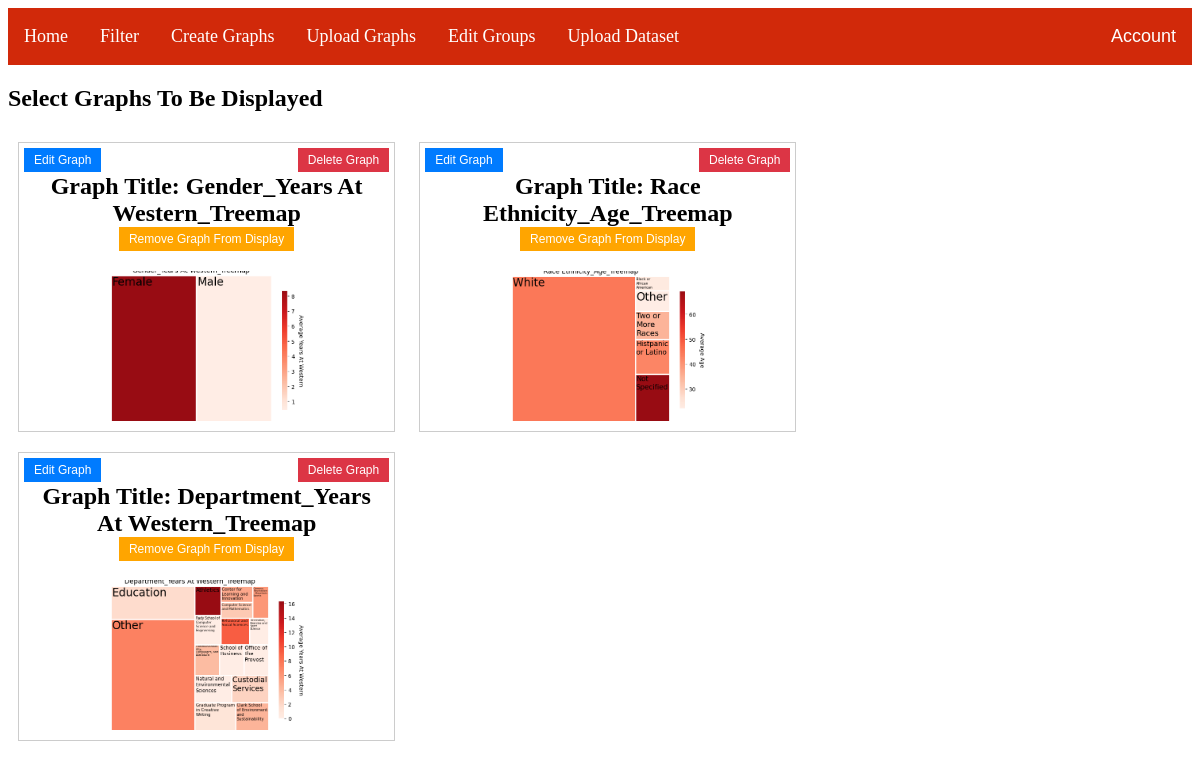
The page /uploadGraphs (signed in) on the database its author committed.
### main.py (models this page shows)
class Graphs(db.Model):
    id = db.Column(db.Integer, primary_key=True)
    path = db.Column(db.String(100), nullable=False)
    title = db.Column(db.String(50), nullable=False)
    description = db.Column(db.String(250), nullable=True)
    type = db.Column(db.String(20))
    useQuantity = db.Column(db.Boolean, default=False)
    currently_displayed = db.Column(db.Boolean, default=False, nullable=False)
    group_id = db.Column(db.Integer, db.ForeignKey('graphgroup.id'), nullable=True)

### main.py (the view)
@app.route("/uploadGraphs", methods=['GET', 'POST'])
@login_required
def selectGraphsForDashboard():
    graphs = Graphs.query.all()
    return render_template('uploadGraphs.html', graphs=graphs)

### main.py (called while the page is built)
@login_manager.user_loader
def load_user(uid):
    return User.query.get(uid)

### templates/uploadGraphs.html (shortened to what this page needs)
{% extends 'base.html' %}
{% block content %}
<head>
</head>
<body>
<h2>Select Graphs To Be Displayed</h2>
{% for graph in graphs %}
    <div class="graph-container" data-graph-id="{{ graph.id }}">
        <h2>Graph Title: {{ graph.title }}
            <button class="edit-button">Edit Graph</button>
            <button class="delete-button">Delete Graph</button>
            <br>
            {% if graph.currently_displayed %} <button class="remove-display-graph-button">Remove Graph From Display</button>
            {% else %} <button class="display-graph-button">Display Graph</button> {% endif %}
        </h2>
        <div class="image-container">
            <img src="{{ graph.path }}" class="thumbnail-img">
        </div>
    </div>
{% endfor %}
</body>
{% endblock %}

### templates/uploadGraphs.html (style rules this page uses)
.edit-button { position: absolute; top: 5px; left: 5px; background-color: #007bff; color: white; border: none; padding: 5px 10px; font-size: 12px; cursor: pointer; }
.delete-button { position: absolute; top: 5px; right: 5px; background-color: #dc3545; color: white; border: none; padding: 5px 10px; font-size: 12px; cursor: pointer; }
.graph-container { display: inline-block; width: 30%; margin: 10px; border: 1px solid #ccc; padding: 10px; text-align: center; position: relative; }
.thumbnail-img { width: 200px; height: 150px; object-fit: cover; }
.remove-display-graph-button { position: center; top: 5px; background-color: #FFA500; color: white; border: none; padding: 5px 10px; font-size: 12px; cursor: pointer; }

### rows shown on the page
Graphs: title "Gender_Years At Western_Treemap", currently_displayed "Remove Graph From Display", path (picture)
Graphs: title "Race Ethnicity_Age_Treemap", currently_displayed "Remove Graph From Display", path (picture)
Graphs: title "Department_Years At Western_Treemap", currently_displayed "Remove Graph From Display", path (picture)
